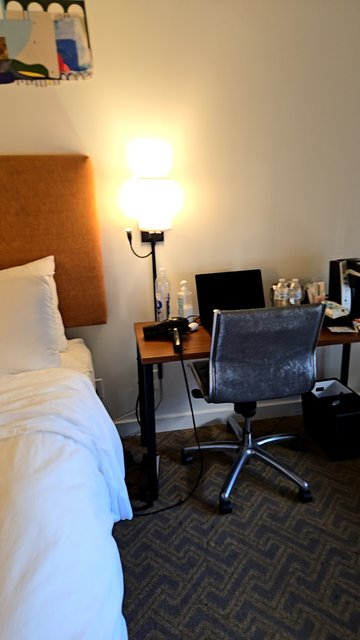
#> input picture tests/resources/hotel1_micro/20261026_164804/1125975522711086.jpg, 360 x 640 px
$ python -i metrics.py   (imports and definitions only)   (older library calls are emulated)
#> lines starting #> are read from the running program, lines starting #| are printed output that depends on the picture
"""Per-frame image quality metrics for keyframe selection: blur, exposure and texture, on gray analysis frames."""

from collections.abc import Iterable, Sequence
from dataclasses import dataclass
from typing import Literal

import cv2
import numpy as np
import pandas as pd

from recon.core.types import Frame

METRIC_COLUMNS = ["sharpness", "tenengrad", "brightness", "clipped", "feat_coverage"]
SCORE_COLUMNS = [
    "idx",
    "t_ns",
    "sharpness",
    "sharp_rel",
    "tenengrad",
    "brightness",
    "clipped",
    "feat_coverage",
    "omega_norm",
    "q",
    "rejected_reason",
]
REJECT_REASONS = ["decode_error", "sharp_rel", "clipped", "feat_coverage", "omega_norm"]
CENTER_CROP = 0.8  # sharpness uses the central 80% of the frame
TENENGRAD_THRESHOLD = 50.0  # Sobel magnitudes below this count as noise
DARK, BRIGHT = 5, 250  # gray levels counted as clipped
FAST_THRESHOLD = 20
GRID = 8
MIN_CORNERS_PER_CELL = 5


@dataclass(slots=True)
class RejectOptions:
    sharp_rel_min: float = 0.55
    clipped_max: float = 0.25
    feat_coverage_min: float = 0.15
    omega_max: float = 1.5  # rad/s


@dataclass(slots=True)
class WeightOptions:
    sharp: float = 1.0
    features: float = 0.5
    omega: float = 0.7
    clipped: float = 1.0


def analysis_scale(size: tuple[int, int], long_side: int) -> float:
    """Scale that brings an image of `size` (W, H) to `long_side` on its longer side; never upscales."""
    return min(1.0, long_side / max(size))


def to_gray(image: np.ndarray) -> np.ndarray:
    return cv2.cvtColor(image, cv2.COLOR_RGB2GRAY)


def _center_crop(image: np.ndarray, frac: float = CENTER_CROP) -> np.ndarray:
    h, w = image.shape[:2]
    dy, dx = round(h * (1 - frac) / 2), round(w * (1 - frac) / 2)
    return image[dy : h - dy, dx : w - dx]


def sharpness(gray: np.ndarray) -> float:
    """Variance of the 3×3 Laplacian over the central crop."""
    _, std = cv2.meanStdDev(_center_crop(cv2.Laplacian(gray, cv2.CV_32F)))
    return float(std[0, 0] ** 2)


def tenengrad(gray: np.ndarray, threshold: float = TENENGRAD_THRESHOLD) -> float:
    """Mean of the squared Sobel magnitude, with magnitudes below `threshold` set to zero."""
    gx = cv2.Sobel(gray, cv2.CV_32F, 1, 0)
    gy = cv2.Sobel(gray, cv2.CV_32F, 0, 1)
    g2 = cv2.add(cv2.multiply(gx, gx), cv2.multiply(gy, gy))
    _, g2 = cv2.threshold(g2, threshold * threshold - 1e-3, 0, cv2.THRESH_TOZERO)
    return float(cv2.mean(g2)[0])


def exposure(gray: np.ndarray) -> tuple[float, float]:
    """Mean gray level and the fraction of pixels darker than 5 or brighter than 250."""
    return float(gray.mean()), float(((gray < DARK) | (gray > BRIGHT)).mean())


def feat_coverage(gray: np.ndarray) -> float:
    """Fraction of cells of an 8×8 grid holding at least 5 FAST corners."""
    corners = cv2.FastFeatureDetector_create(FAST_THRESHOLD).detect(gray)
    if not corners:
        return 0.0
    h, w = gray.shape[:2]
    xy = np.array([kp.pt for kp in corners])
    cx = np.minimum((xy[:, 0] * GRID / w).astype(int), GRID - 1)
    cy = np.minimum((xy[:, 1] * GRID / h).astype(int), GRID - 1)
    counts = np.bincount(cy * GRID + cx, minlength=GRID * GRID)
    return float((counts >= MIN_CORNERS_PER_CELL).mean())


def gray_metrics(gray: np.ndarray) -> list[float]:
    """The METRIC_COLUMNS values of one gray frame."""
    return [sharpness(gray), tenengrad(gray), *exposure(gray), feat_coverage(gray)]


class TorchMetrics:
    """sharpness, tenengrad, brightness and clipped of a batch of equally sized gray frames on a torch device.

    Same kernels and border handling (reflect-101) as the OpenCV functions above.
    """

    # [68 lines left out: functions __init__, __call__, analyze_frames, rolling_median, not called in this run]


def zscore(values: np.ndarray) -> np.ndarray:
    std = np.nanstd(values)
    return (values - np.nanmean(values)) / std if std > 0 else np.zeros_like(values)


# [48 lines left out: functions first_reason, score_frames, not called in this run]

>>> import cv2
>>> picture = cv2.imread('../../../tests/resources/hotel1_micro/20261026_164804/1125975522711086.jpg', cv2.IMREAD_GRAYSCALE)
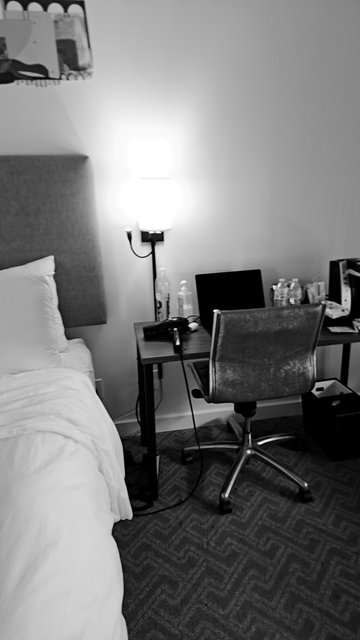
#> picture: shape (640, 360); min 0, max 255, mean 122.7
>>> result = gray_metrics(picture)
#> in _center_crop, `return image[dy : h - dy, dx : w - dx]`:
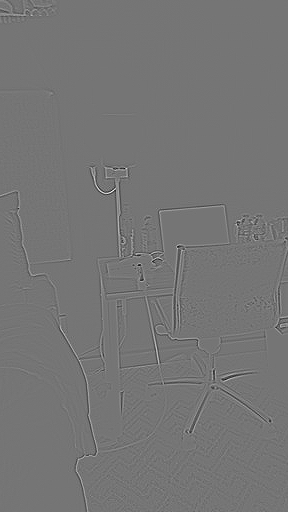
#> returned value: shape (512, 288) float32; min -337, max 395, mean 0; drawn with min black and max white
#> in sharpness, `_, std = cv2.meanStdDev(_center_crop(cv2.Laplacian(gray, cv2.CV_32F)))`: std = [20.1]
#> in tenengrad, `gx = cv2.Sobel(gray, cv2.CV_32F, 1, 0)`:
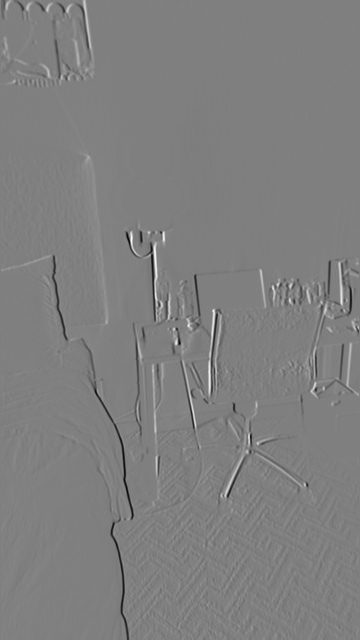
#> gx: shape (640, 360) float32; min -873, max 868, mean -1.4; drawn with min black and max white
#> in tenengrad, `gy = cv2.Sobel(gray, cv2.CV_32F, 0, 1)`:
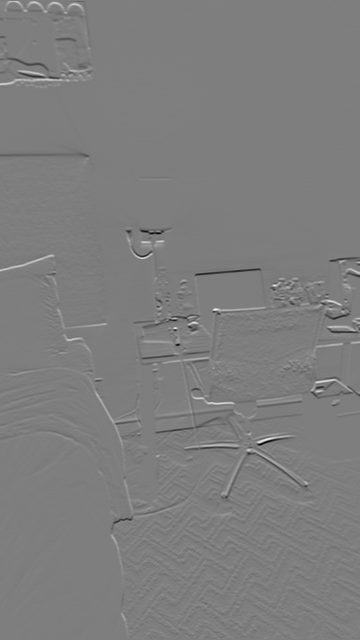
#> gy: shape (640, 360) float32; min -964, max 984, mean -0.4; drawn with min black and max white
#> in tenengrad, `g2 = cv2.add(cv2.multiply(gx, gx), cv2.multiply(gy, gy))`:
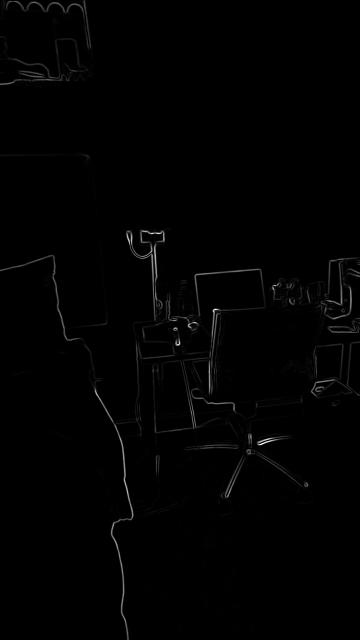
#> g2: shape (640, 360) float32; min 0, max 979472, mean 7605.7; drawn with min black and max white
#> in feat_coverage, `corners = cv2.FastFeatureDetector_create(FAST_THRESHOLD).detect(gray)`: corners = 723 keypoints; strongest (x, y, size): (215, 310, 7), (178, 343, 7), (175, 329, 7), (162, 232, 7)
#> in feat_coverage, `xy = np.array([kp.pt for kp in corners])`: xy = 723 pairs, first value 3 to 356, second value 3 to 635
#> in feat_coverage, `cx = np.minimum((xy[:, 0] * GRID / w).astype(int), GRID - 1)`: cx = 723 values, max 7 at index 145, min 0 at index 0, mean 3.97
#> in feat_coverage, `cy = np.minimum((xy[:, 1] * GRID / h).astype(int), GRID - 1)`: cy = 723 values from 0 to 7
#> in feat_coverage, `counts = np.bincount(cy * GRID + cx, minlength=GRID * GRID)`: counts = 64 values, max 58 at index 30, min 0 at index 3, mean 11.3
#> result = [404.1, 7348.4, 122.7, 0.0682, 0.469]

$ run again, on tests/resources/hotel1_micro/20261026_164804/1125976522476086.jpg
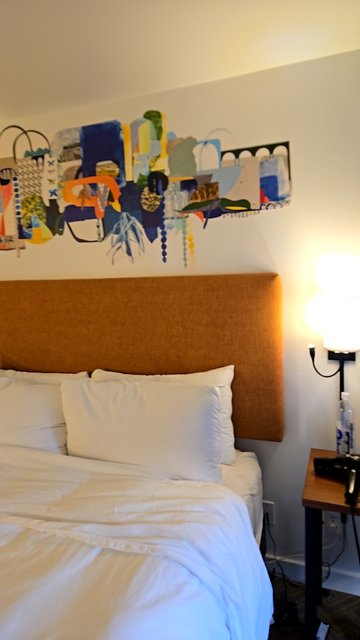
#> input picture tests/resources/hotel1_micro/20261026_164804/1125976522476086.jpg, 360 x 640 px
#> in _center_crop, `return image[dy : h - dy, dx : w - dx]`:
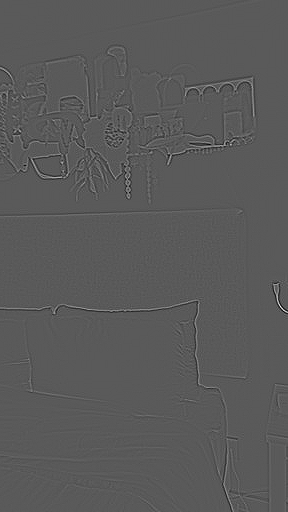
#> returned value: shape (512, 288) float32; min -221, max 405, mean 0; drawn with min black and max white
#> std = [17.23]
#> in tenengrad, `g2 = cv2.add(cv2.multiply(gx, gx), cv2.multiply(gy, gy))`:
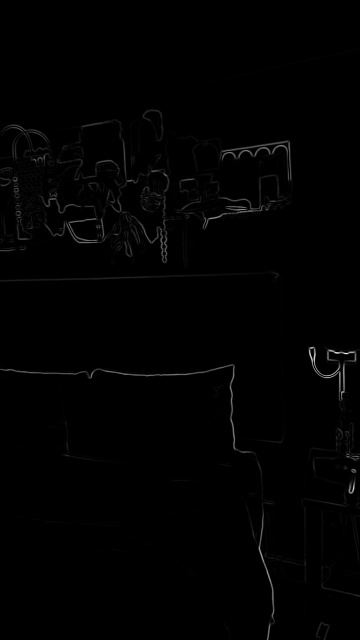
#> g2: shape (640, 360) float32; min 0, max 971074, mean 6809.1; drawn with min black and max white
#> corners = 843 keypoints; strongest (x, y, size): (350, 491, 7), (353, 470, 7), (354, 353, 7), (329, 351, 7)
#> xy = 843 pairs, first value 3 to 356, second value 111 to 634
#> cx = 843 values, max 7 at index 654, min 0 at index 10, mean 3.02
#> cy = 843 values from 1 to 7
#> counts = 64 values, max 121 at index 16, min 0 at index 0, mean 13.17
#> result = [296.8, 6603.5, 144.9, 0.0401, 0.484]

$ run again, on tests/resources/hotel1_micro/20261026_164804/1125977522241086.jpg
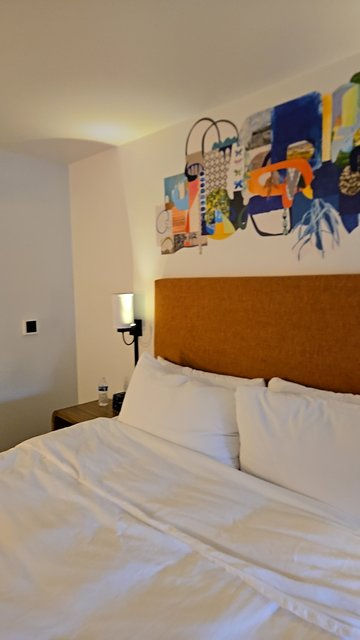
#> input picture tests/resources/hotel1_micro/20261026_164804/1125977522241086.jpg, 360 x 640 px
#> in _center_crop, `return image[dy : h - dy, dx : w - dx]`:
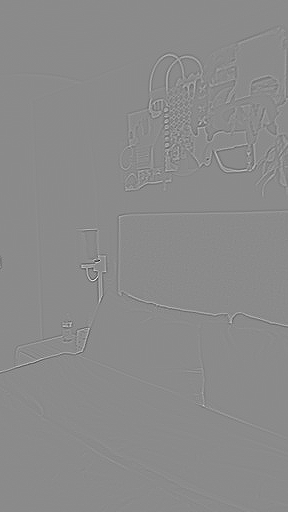
#> returned value: shape (512, 288) float32; min -430, max 359, mean 0; drawn with min black and max white
#> std = [15.25]
#> in tenengrad, `g2 = cv2.add(cv2.multiply(gx, gx), cv2.multiply(gy, gy))`:
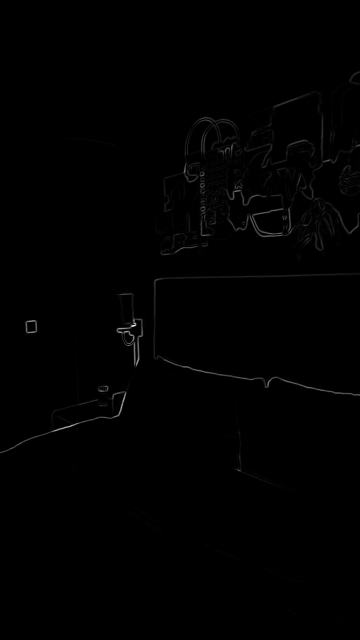
#> g2: shape (640, 360) float32; min 0, max 938660, mean 4270.4; drawn with min black and max white
#> corners = 545 keypoints; strongest (x, y, size): (134, 324, 7), (128, 332, 7), (118, 330, 7), (132, 337, 7)
#> xy = 545 pairs, first value 11 to 356, second value 80 to 607
#> cx = 545 values, max 7 at index 0, min 0 at index 453, mean 4.64
#> cy = 545 values from 1 to 7
#> counts = 64 values, max 110 at index 20, min 0 at index 0, mean 8.52
#> result = [232.7, 4113.9, 143, 0.00237, 0.281]
